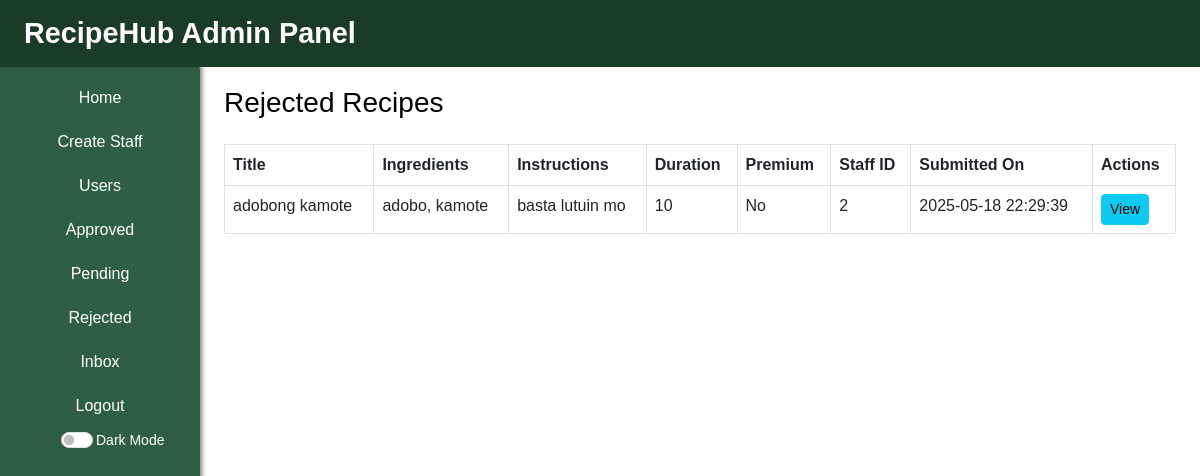
The app's page /admin/status/rejected (signed in) with its own data.
### tables this page shows
CREATE TABLE Recipes (
      id INTEGER PRIMARY KEY AUTOINCREMENT,
      title TEXT,
      ingredients TEXT,
      instructions TEXT,
      duration INTEGER,
      isPremium INTEGER DEFAULT 0,
      status TEXT DEFAULT 'pending',
      staff_id INTEGER,
      createdAt TIMESTAMP DEFAULT CURRENT_TIMESTAMP, image TEXT, courseType TEXT,
      FOREIGN KEY (staff_id) REFERENCES Staff(id)
    );

### app.py (the view)
@app.route('/admin/status/<status>')
def admin_view_status(status):
    if 'user_id' not in session or session['role'] != 'admin':
        flash("Unauthorized access.", "danger")
        return redirect(url_for('login'))
    if status not in ['approved', 'pending', 'rejected']:
        flash("Invalid status filter.", "danger")
        return redirect(url_for('chome'))
    db = get_db_connection()
    cursor = db.cursor()
    cursor.execute("SELECT * FROM Recipes WHERE status = ?", (status, ))
    recipes = cursor.fetchall()
    db.close()
    return render_template('admin/status.html', recipes=recipes, status=status)

### db_setup.py (called while the page is built)
def get_db_connection():
  conn = sqlite3.connect('RecipeHub.db')
  conn.row_factory = sqlite3.Row
  return conn

### templates/admin/status.html (shortened to what this page needs)
{% extends 'admin/base.html' %}
{% block head %}
<link rel="stylesheet" href="{{ url_for('static', filename='status.css') }}" />
{% endblock %}
{% block body %}
<div class="container-fluid">
    <h1 class="h3 mb-4 text-gray-800">{{ status|capitalize }} Recipes</h1>
    {% if recipes %}
    <table class="table table-bordered">
        <thead>
            <tr>
                <th>Title</th>
                <th>Ingredients</th>
                <th>Instructions</th>
                <th>Duration</th>
                <th>Premium</th>
                <th>Staff ID</th>
                <th>Submitted On</th>
                <th>Actions</th>
            </tr>
        </thead>
        <tbody>
            {% for recipe in recipes %}
            <tr>
                <td>{{ recipe.title }}</td>
                <td>{{ recipe.ingredients }}</td>
                <td>{{ recipe.instructions }}</td>
                <td>{{ recipe.duration }}</td>
                <td>{{ 'Yes' if recipe.isPremium else 'No' }}</td>
                <td>{{ recipe.staff_id }}</td>
                <td>{{ recipe.createdAt }}</td>
                <td>
                    <a href="{{ url_for('view_recipe', recipe_id=recipe.id) }}" class="btn btn-info btn-sm">View</a>
                </td>
            </tr>
            {% endfor %}
        </tbody>
    </table>
    {% else %}
    <p>No {{ status }} recipes found.</p>
    {% endif %}
</div>
{% endblock %}

### static/admin_base.css (style rules this page uses)
*, *::before, *::after { margin: 0; padding: 0; box-sizing: border-box; }
html, body { height: 100%; font-family: 'Poppins', sans-serif; color: #0000; background: #ffff; overflow-x: hidden; }
body { min-height: 100vh; color: #000; }

### static/status.css (style rules this page uses)
body { color: #000; }

### templates/admin/base.html (style rules this page uses)
body { padding-top: 70px; padding-left: 200px; }

### records on screen
Recipes: status "Rejected", title "adobong kamote", ingredients "adobo, kamote", instructions "basta lutuin mo", duration "10", isPremium "No", staff_id "2", createdAt "2025-05-18 22:29:39"
